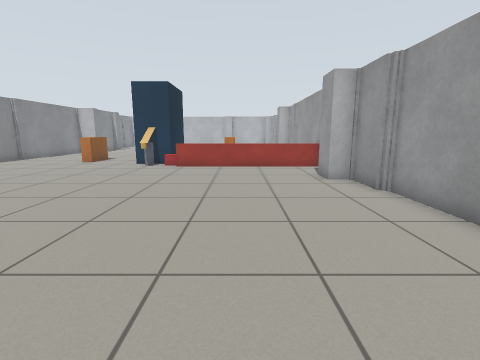
[1] (above)

16 first-person views from a walk through a robot-simulator world made for Gazebo. The camera is 0.86 m above the floor, tilts 10° down and sees 85° across. The floor is counted in squares, 0.5 m on a side. Each view is taken from the middle of a square. On the plan, view 1 faces up. The plan holds only what a view shows up to about 15 squares ahead; the rest is blank.

[2]
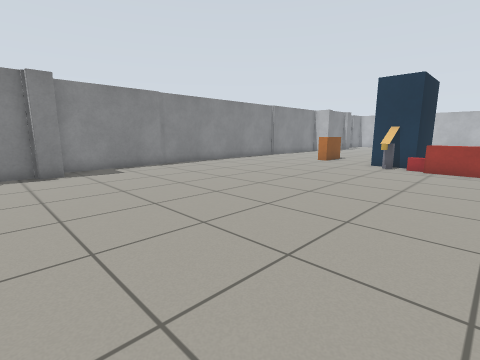

[3]
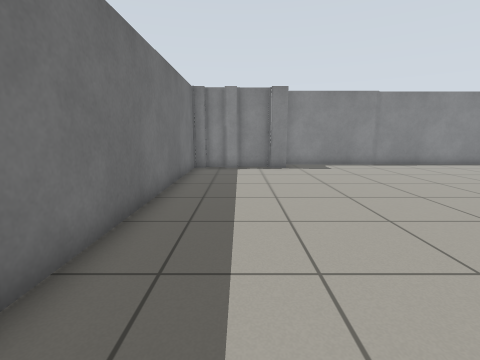

[4]
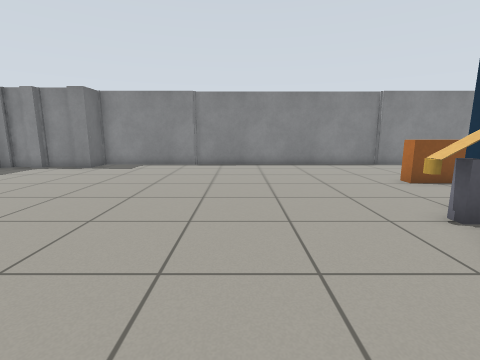

[5]
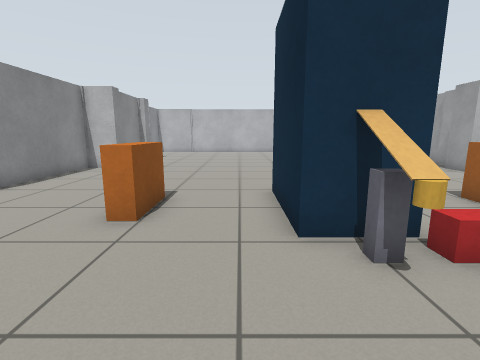

[6]
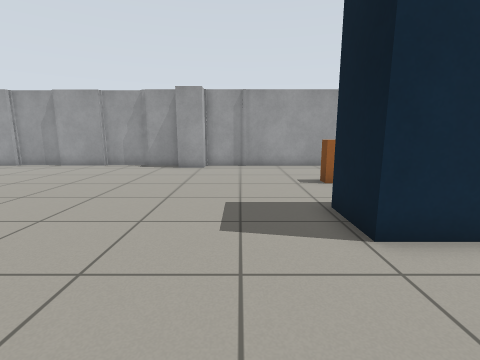

[7]
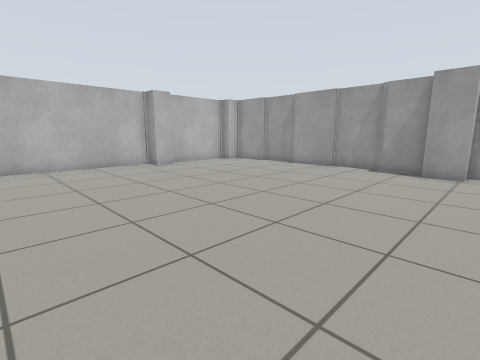

[8]
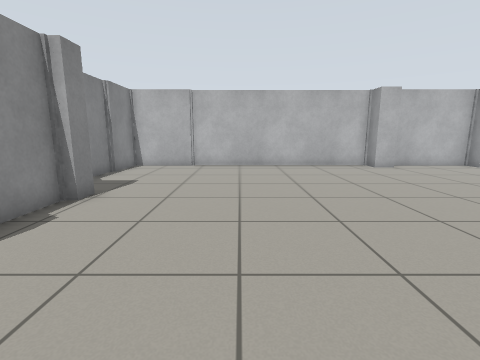

[9]
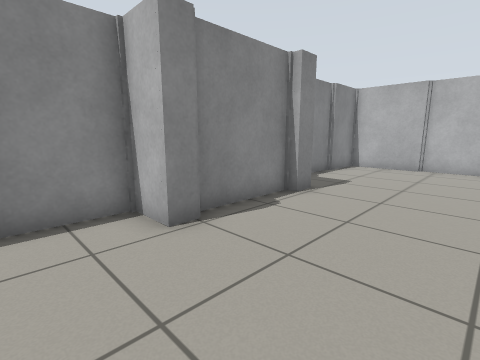

[10]
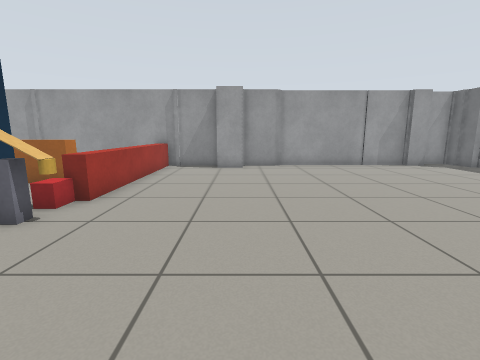

[11]
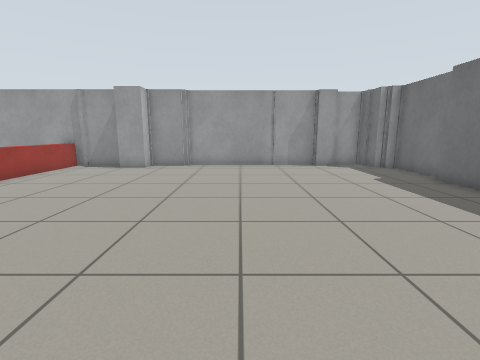

[12]
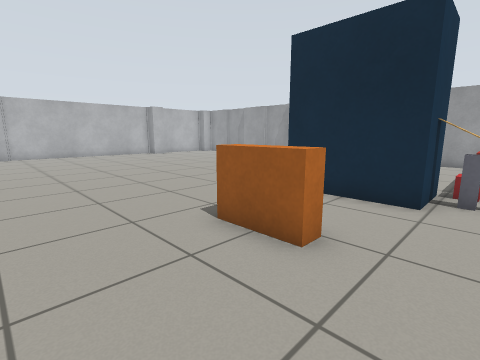

[13]
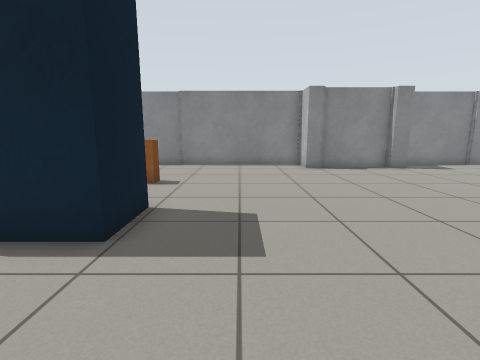

[14]
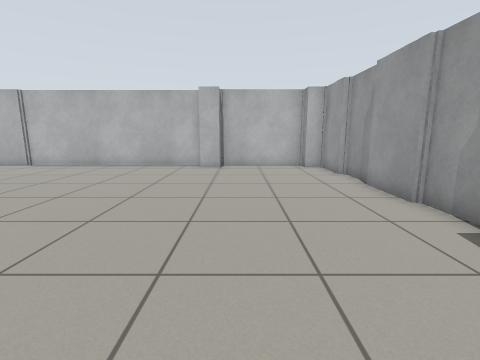

[15]
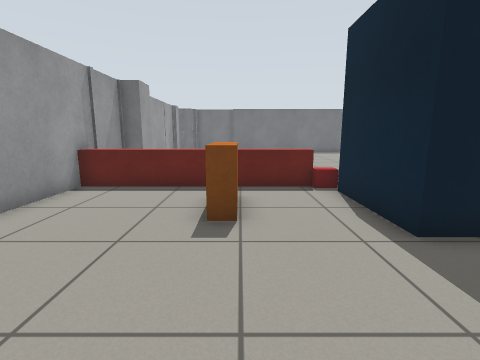

[16]
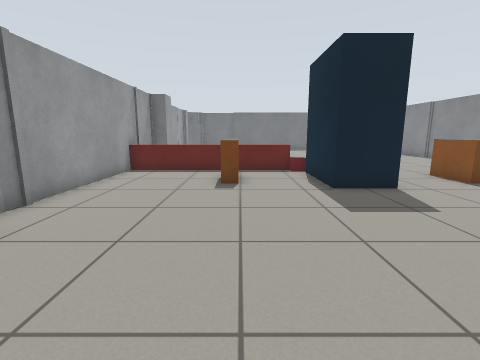

### Floor plan
Key: @ floor where view 1 was taken; # wall or solid block; . floor; B blue box; E beige box; R red box; C yellow cylinder; A barrier; N orange box.
Columns run from 15 left of view 1 to 5 right of it. Each row starts with its distance up from view 1.
 37 ####################
 36 #............##....##
 35 #...................#
 34 #...................#
 33 #...................#
 32 #...................#
 31 #...................#
 30  ...................#
 29  #..................#
 28  #..................#
 27  #..................#
 26  #..................#
 25 ##..................#
 24 #..................##
 23 #..................##
 22 #...................#
 21 #...................#
 20 #...................#
 19 #........BBB........#
 18 #.....N..B B..N.....#
 17 #.....N..B B..N.....#
 16 #.....N..B B..N.....#
 15 #........BERR.......#
 14 #.........C.AAAAAAAA
 13 #...................#
 12 #...................#
 11 #..................##
 10 #..................##
  9 #...................#
  8 #...................#
  7 #...................#
  6 #...................#
  5 #...................#
  4 #...................#
  3 #...................#
  2 ##..................#
  1  #..................#
  0  #.............@....#
 -1  #..................#
 -2  #.................##
 -3  ###################

Where each view was taken, in squares from view 1:
view 1: 0 up, 0 right, facing up
view 2: 0 up, 1 left, facing up-left
view 3: 0 up, 0 right, facing left
view 4: 10 up, 0 right, facing left
view 5: 11 up, 7 left, facing up
view 6: 21 up, 10 left, facing right
view 7: 22 up, 9 left, facing up-right
view 8: 22 up, 9 left, facing up
view 9: 22 up, 9 left, facing up-left
view 10: 10 up, 10 left, facing right
view 11: 5 up, 10 left, facing right
view 12: 14 up, 13 left, facing up-right
view 13: 21 up, 0 right, facing left
view 14: 22 up, 0 right, facing up
view 15: 23 up, 1 left, facing down
view 16: 27 up, 1 left, facing down
